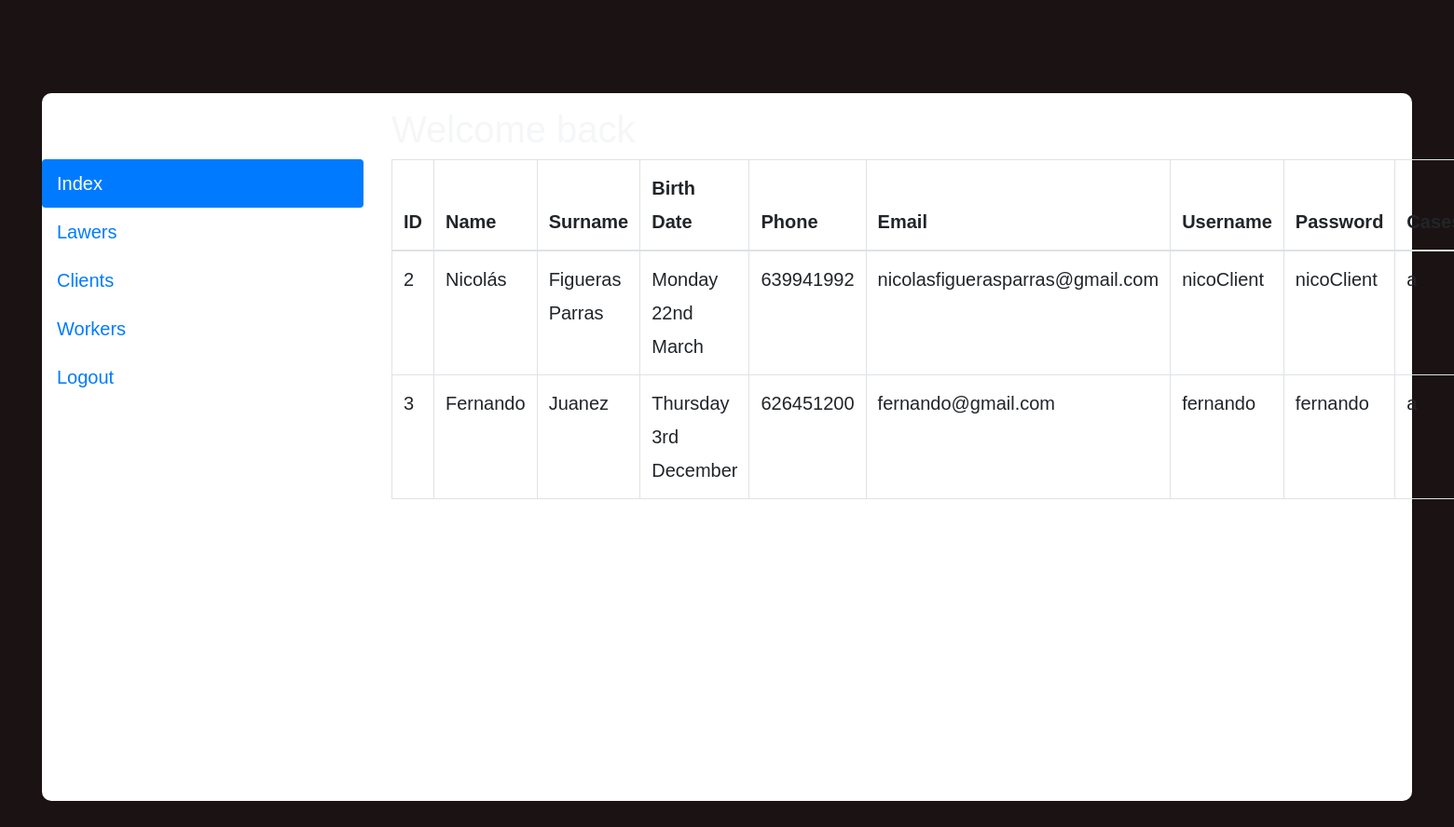
Page /personalArea/Client/ (signed in) on the committed database.
### tables this page shows
CREATE TABLE `clients` (
  `client_ID` bigint(20) UNSIGNED NOT NULL,
  `name` varchar(50) NOT NULL,
  `surname` varchar(70) NOT NULL,
  `birth_date` date NOT NULL,
  `phone` int(11) NOT NULL,
  `email` varchar(70) NOT NULL,
  `username` varchar(15) NOT NULL,
  `password` varchar(25) NOT NULL,
  `bill` float NOT NULL
);

### personalArea/Client/index.php (the view, shortened to what this page needs)
<!DOCTYPE html>
<html lang="en">
    <head>
        <link rel="stylesheet" type="text/css" href="css/main.css">
		<link rel="stylesheet" href="https://stackpath.bootstrapcdn.com/bootstrap/4.3.1/css/bootstrap.min.css">
		<link rel="stylesheet" href="https://use.fontawesome.com/releases/v5.8.1/css/all.css">
        <link href="styles.css" rel="stylesheet">
    </head>
    <body>
            <?php
                $db = connectDb();
            ?>
        <div class="container-fluid">
			<div class="mainBox">
				<div class="row">
						<div class="col-3 addClientBox">
						</div>
						<div class="col-9 welcomeMessage">
							<h1>Welcome back</h1>
						</div>
				</div>
				<div class="row">
					<div class="col-3">
							<div class="nav flex-column nav-pills" id="v-pills-tab" role="tablist" aria-orientation="vertical">
                                <a class='nav-link active' href='index.php'>Index</a>
                                <a class='nav-link' href="Lawers/">Lawers</a>
                                <a class='nav-link' href='Clients/'>Clients</a>
                                <a class='nav-link' href="Workers/">Workers</a>
								<a class="nav-link" href="../../login/logout.php">Logout</a>
							</div>
					</div>
                        <div class="col-9">
							<?php
								$listQuery = mysqli_query($db, "SELECT * FROM clients");
								if($row = mysqli_fetch_array($listQuery)){
									echo "<table class='table table-bordered'>";
										echo "<thead>";
											echo "<tr>";
												echo "<th scope='col'>ID</th>";
												echo "<th scope='col'>Name</th>";
												echo "<th scope='col'>Surname</th>";
												echo "<th scope='col'>Birth Date</th>";
												echo "<th scope='col'>Phone</th>";
												echo "<th scope='col'>Email</th>";
												echo "<th scope='col'>Username</th>";
												echo "<th scope='col'>Password</th>";
												echo "<th scope='col'>Cases</th>";
											echo "</tr>";
										echo "</thead>";
										do{
											echo "<tr>";
												$listID=$row['client_ID'];
												echo "<td>".$listID."</td>";
												echo "<td>".$row["name"]."</td>";
												echo "<td>".$row["surname"]."</td>";
												$bDateFormatted = date("l jS F ", strtotime($row["birth_date"]));
												echo "<td>".$bDateFormatted."</td>";
												echo "<td>".$row["phone"]."</td>";
												echo "<td>".$row["email"]."</td>";
												echo "<td>".$row["username"]."</td>";
												echo "<td>".$row["password"]."</td>";
												echo "<td>a</td>";
											echo "</tr>";
										}while($row = mysqli_fetch_array($listQuery));
								}else{
									echo "There is no record";
								}
							?>
                        </div>
				</div>
			</div>
		</div>
    </body>
</html>

### personalArea/Admin/css/main.css (style rules this page uses)
h1 { font-family: arial, sans-serif; font-size: 16px; font-weight: bold; padding-top: 15px; margin-bottom: 1px; }
body { background-color: rgb(27, 19, 19) !important; }
.mainBox { margin: 30px !important; background: white !important; height:95vh; border-radius: 10px; }
.addClientBox { text-align: center; }
body { font-family: Poppins-Regular, sans-serif; overflow-y:hidden; }

### styles.css (style rules this page uses)
body { font: 20px Montserrat, sans-serif; line-height: 1.8; color: #f5f6f7; }
.container-fluid { padding-top: 70px; padding-bottom: 70px; }

### rows in the picture
clients: client_ID "2", name "Nicolás", surname "Figueras Parras", birth_date "Monday 22nd March", phone "639941992", email "nicolasfiguerasparras@gmail.com", username "nicoClient", password "nicoClient"
clients: client_ID "3", name "Fernando", surname "Juanez", birth_date "Thursday 3rd December", phone "626451200", email "fernando@gmail.com", username "fernando", password "fernando"
